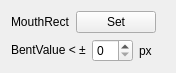
<?xml version="1.0" encoding="UTF-8"?>
<ui version="4.0">
 <class>CDlgBentNeck</class>
 <widget class="CItemDlg" name="CDlgBentNeck">
  <property name="geometry">
   <rect>
    <x>0</x>
    <y>0</y>
    <width>176</width>
    <height>71</height>
   </rect>
  </property>
  <property name="windowTitle">
   <string>Bent Neck Dialog</string>
  </property>
  <layout class="QVBoxLayout" name="verticalLayout">
   <item>
    <layout class="QHBoxLayout" name="horizontalLayout">
     <item>
      <widget class="QLabel" name="label_6">
       <property name="text">
        <string>MouthRect</string>
       </property>
      </widget>
     </item>
     <item>
      <widget class="QPushButton" name="btnFinRect">
       <property name="text">
        <string>Set</string>
       </property>
      </widget>
     </item>
     <item>
      <spacer name="horizontalSpacer">
       <property name="orientation">
        <enum>Qt::Horizontal</enum>
       </property>
       <property name="sizeHint" stdset="0">
        <size>
         <width>40</width>
         <height>20</height>
        </size>
       </property>
      </spacer>
     </item>
    </layout>
   </item>
   <item>
    <layout class="QHBoxLayout" name="horizontalLayout_2">
     <item>
      <widget class="QLabel" name="label_7">
       <property name="text">
        <string>BentValue &lt; ±</string>
       </property>
      </widget>
     </item>
     <item>
      <widget class="QSpinBox" name="spinBentNeck">
       <property name="contextMenuPolicy">
        <enum>Qt::NoContextMenu</enum>
       </property>
      </widget>
     </item>
     <item>
      <widget class="QLabel" name="label_8">
       <property name="text">
        <string>px</string>
       </property>
      </widget>
     </item>
     <item>
      <spacer name="horizontalSpacer_3">
       <property name="orientation">
        <enum>Qt::Horizontal</enum>
       </property>
       <property name="sizeHint" stdset="0">
        <size>
         <width>40</width>
         <height>20</height>
        </size>
       </property>
      </spacer>
     </item>
    </layout>
   </item>
  </layout>
 </widget>
 <layoutdefault spacing="6" margin="11"/>
 <customwidgets>
  <customwidget>
   <class>CItemDlg</class>
   <extends>QWidget</extends>
   <header>citemdlg.h</header>
   <container>1</container>
  </customwidget>
 </customwidgets>
 <tabstops>
  <tabstop>btnFinRect</tabstop>
  <tabstop>spinBentNeck</tabstop>
 </tabstops>
 <resources/>
 <connections/>
 <slots>
  <slot>accept()</slot>
  <slot>reject()</slot>
 </slots>
</ui>
